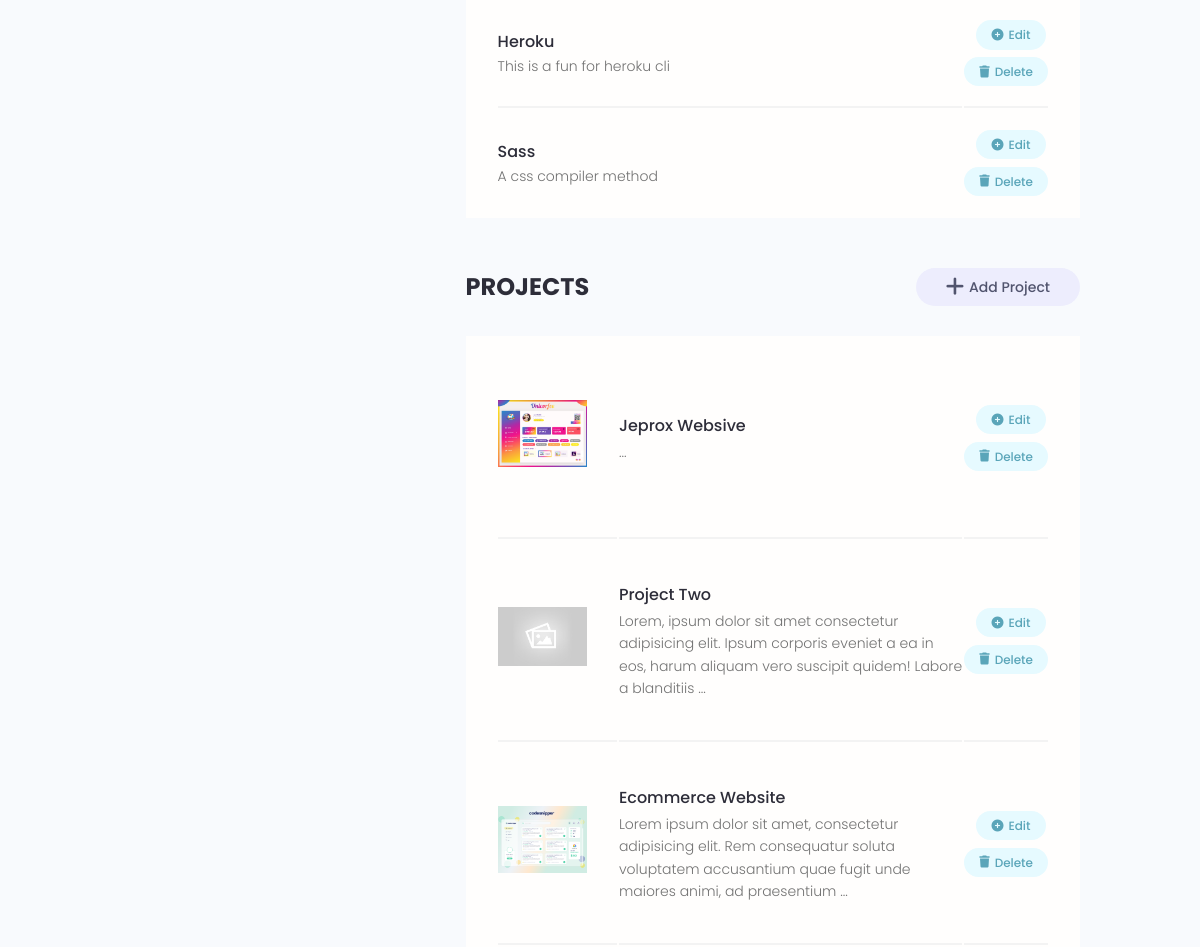
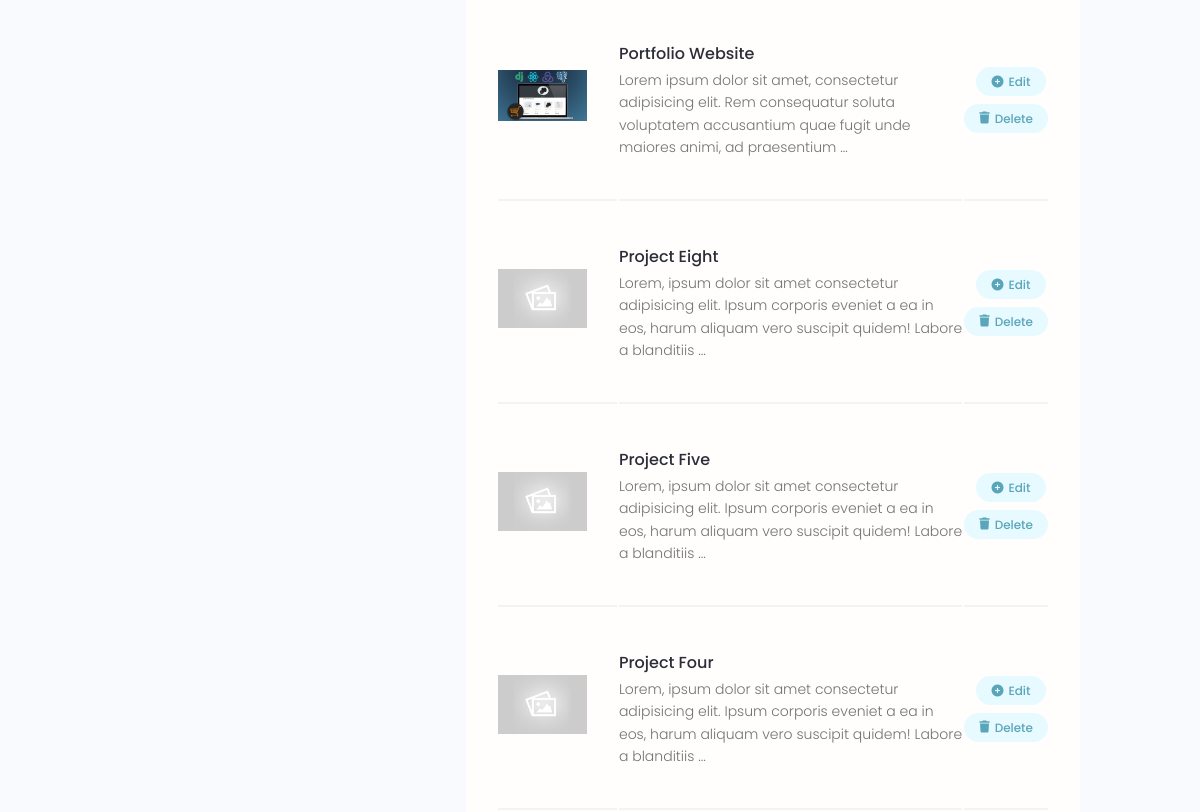
Page /account/ (signed in, middle part) on the earlier database version (2 pictures, top to bottom).
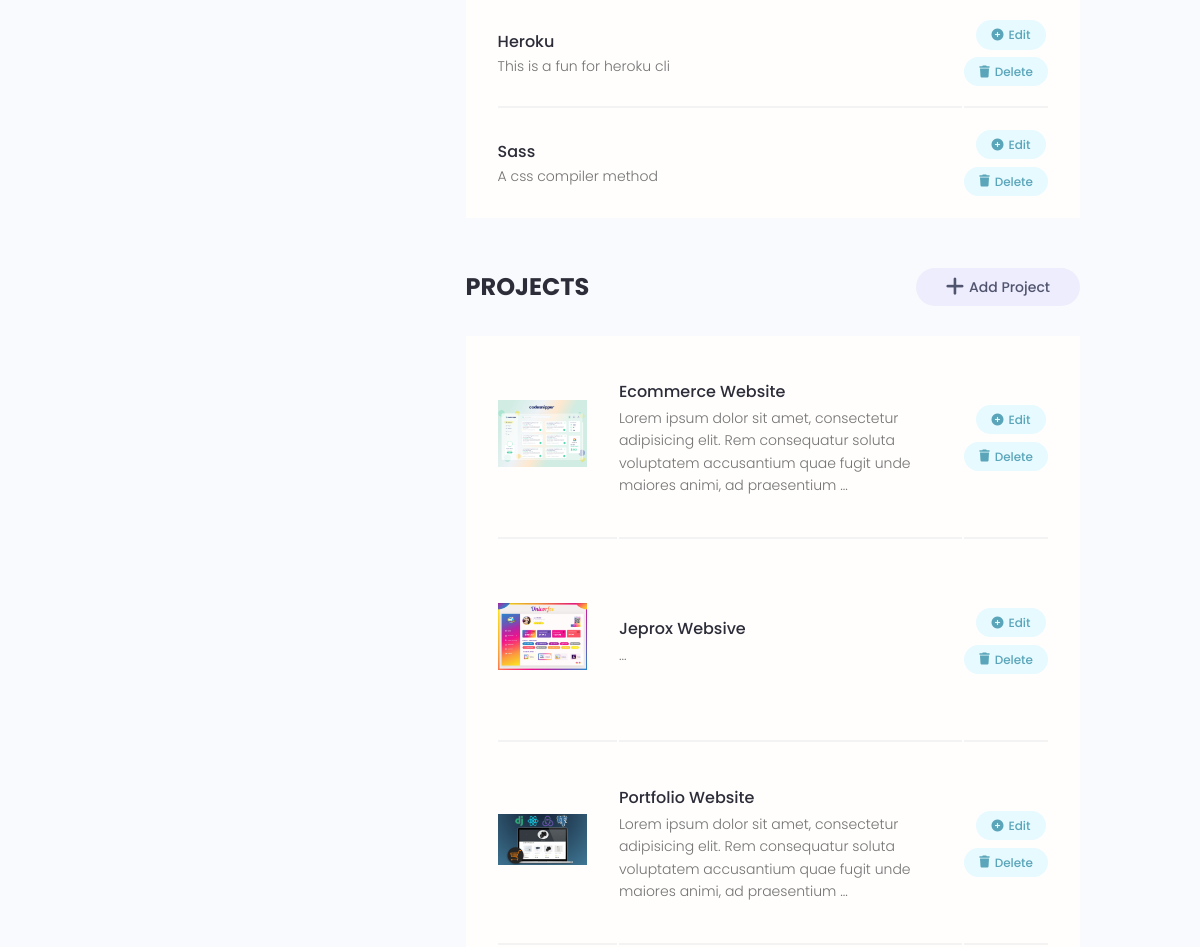
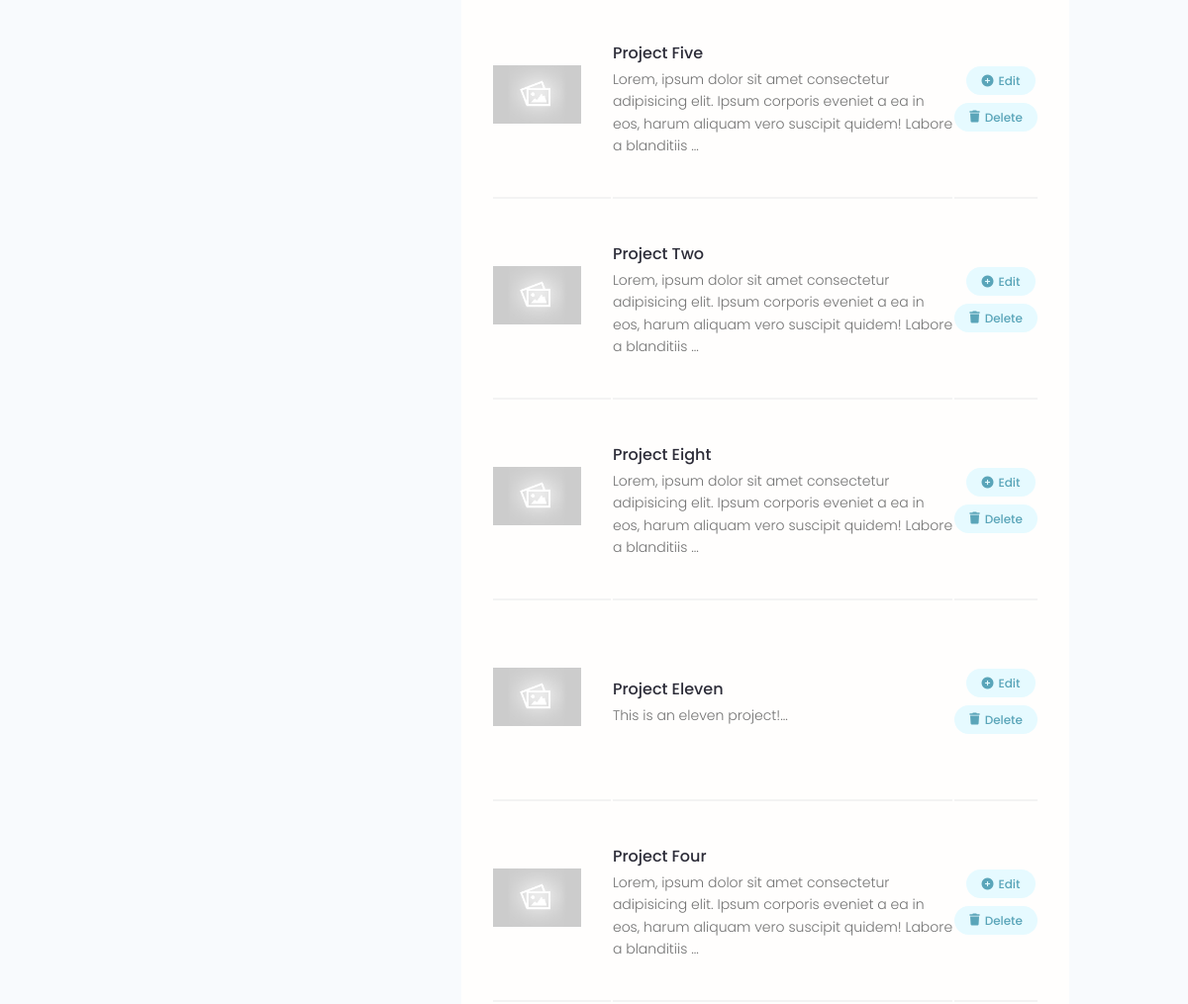
Same page on the later database version (2 pictures, top to bottom).
### users/models.py (models this page shows, shortened)
class Skill(models.Model):
    id = models.UUIDField(default=uuid.uuid4, unique=True,
                          primary_key=True, editable=False)
    owner = models.ForeignKey(
        Profile, on_delete=models.CASCADE, null=True, blank=True)
    name = models.CharField(max_length=200, blank=True, null=True)
    description = models.TextField(blank=True, null=True)
    created = models.DateTimeField(auto_now_add=True)

### projects/models.py (models this page shows, shortened)
class Project(models.Model):
    id = models.UUIDField(default=uuid.uuid4, unique=True,
                          primary_key=True, editable=False)
    owner = models.ForeignKey(
        Profile, null=True, blank=True, on_delete=models.CASCADE)
    title = models.CharField(max_length=200)
    description = models.TextField(null=True, blank=True)
    featured_image = models.ImageField(
        null=True, blank=True, default="default.jpg")
    demo_link = models.CharField(max_length=2000, null=True, blank=True)
    source_link = models.CharField(max_length=2000, null=True, blank=True)
    tags = models.ManyToManyField('Tag', blank=True)
    vote_total = models.IntegerField(default=0, null=True, blank=True)
    vote_ratio = models.IntegerField(default=0, null=True, blank=True)
    created = models.DateTimeField(auto_now_add=True)
    class Meta:
        ordering = ['-vote_ratio', '-vote_total', 'title']
    @property
    def imageURL(self):
        try:
            url = self.featured_image.url
        except:
            url = ''
        return url

### users/views.py (the view)
# urls.py: path('account/', views.userAccount, name="account"),
@login_required(login_url='login')
def userAccount(request):
    profile = request.user.profile
    skills = profile.skill_set.all()
    projects = profile.project_set.all()
    context = {'profile': profile, 'skills': skills, 'projects': projects}
    return render(request, 'users/account.html', context)

### users/models.py (called while the page is built)
    @property
    def imageURL(self):
        try:
            url = self.profile_image.url
        except:
            url = ''
        return url

### users/templates/users/account.html (shortened to what this page needs)
{% extends 'main.html' %}
{% block content %}
<main class="settingsPage profile my-md">
  <div class="container">
    <div class="layout">
      <div class="column column--1of3">
      </div>
      <div class="column column--2of3">
        <table class="settings__table">
          {% for skill in skills %}
          <tr>
            <td class="settings__tableInfo">
              <h4>{{skill.name}}</h4>
              <p>
                {{skill.description}}
              </p>
            </td>
            <td class="settings__tableActions">
              <a class="tag tag--pill tag--main settings__btn" href="{% url 'update-skill' skill.id %}">
                <i class="fa-solid fa-circle-plus mr1"></i>
                Edit
              </a>
              <a class="tag tag--pill tag--main settings__btn" href="{% url 'delete-skill' skill.id %}?next=/account">
                <i class="fa-solid fa-trash mr1"></i>
                Delete
              </a>
            </td>
          </tr>
          {% endfor %}
        </table>
        <div class="settings">
          <h3 class="settings__title">Projects</h3>
          <a class="tag tag--pill tag--sub settings__btn tag--lg" href="{% url 'create-project' %}">
            </i> Add Project</a>
        </div>
        <table class="settings__table">
          {% for project in projects %}
          <tr>
            <td class="settings__thumbnail">
              <a href="{% url 'project' project.id %}">
                <img src="{{project.imageURL}}" alt="{{project.title}}" /></a>
            </td>
            <td class="settings__tableInfo">
              <a href="{% url 'project' project.id %}">{{project.title}}</a>
              <p>
                {{project.description|slice:"150"}}...
              </p>
            </td>
            <td class="settings__tableActions">
              <a class="tag tag--pill tag--main settings__btn" href="{% url 'update-project' project.id %}">
                <i class="fa-solid fa-circle-plus mr1"></i>
                Edit
              </a>
              <a class="tag tag--pill tag--main settings__btn"
                href="{% url 'delete-project' project.id %}?next=/account">
                <i class="fa-solid fa-trash mr1"></i>
                Delete</a>
            </td>
          </tr>
          {% endfor %}
        </table>
      </div>
    </div>
  </div>
</main>
{% endblock %}

### templates/main.html (shortened to what this page needs)
<!DOCTYPE html>
{% load static %}
<html>
<head>
    <link rel="stylesheet" href="https://cdn.iconmonstr.com/1.3.0/css/iconmonstr-iconic-font.min.css" />
    <link rel="stylesheet" href="https://cdnjs.cloudflare.com/ajax/libs/font-awesome/6.4.0/css/all.min.css" />
    <link rel="stylesheet" href="{% static 'uikit/styles/uikit.css' %}" />
    <link rel="stylesheet" href="{% static 'styles/app.css' %}" />
    <link rel="stylesheet" href="{% static 'styles/utilities.css' %}" />
</head>
<body>
    {% block content %}
    {% endblock %}
</body>
</html>

### templates/navbar.html (shortened to what this page needs)
{% load static %}

### static/styles/app.css (style rules this page uses)
:root { --color-sub: #2d2d39; }
img { width: 100%; }
.settings { display: flex; justify-content: space-between; align-items: center; }
.settings__title { font-size: 2.4rem; text-transform: uppercase; font-weight: 700; color: var(--color-sub); }
.settings__table { margin-top: 3rem; margin-bottom: 5rem; padding: 0 3rem; background: var(--color-white); }
.settings__table tr { width: 100%; }
.settings__table tr > td { padding: 2rem 0; }
.settings__table tr:not(:last-child) td { border-bottom: 2px solid var(--color-white-light); }
.settings__thumbnail { width: 23%; min-width: 10rem; }
.settings__thumbnail img { padding-right: 3rem; height: 15rem; object-fit: contain; }
.settings__tableInfo { width: 100%; }
.settings__tableInfo h4, .settings__tableInfo a { padding-right: 1rem; width: auto; font-size: 1.6rem; font-weight: 500; color: var(--color-sub); }
.settings__tableInfo p { font-size: 1.4rem; }
.settings__tableActions { text-align: right; }

### static/styles/utilities.css (style rules this page uses)
.mr1 { margin-right: var(--space-1) }
:root { --space-1: .5rem; --space-2: 1rem; --space-3: 2rem; --space-4: 4rem; }

### static/uikit/styles/modules/_variables.css (style rules this page uses)
:root { --color-main: #5aa5b9; --color-main-light: #e6faff; --color-sub: #3f4156; --color-sub-light: #51546e; --color-sub-lighter: #ededfd; --color-text: #737373; --color-gray: #8b8b8b; --color-light: #e5e7eb; --color-light-gray: #767676; --color-bg: #f8fafd; --color-white: #fffefd; --color-white-light: #f3f3f3; --color-success: #359e64; --color-success-bg: #def8e8; --color-error: #fc4b0b; --color-error-bg: #fff2ee; --font-base: 'Poppins', arial, helvetica, 'Segoe UI', roboto, ubuntu, sans-serif; --font-monospace: 'Fira Code', 'Courier New', courier, monospace; --font-regular: 300; --font-medium: 500; --font-bold: 700; --generic-shadow: 1px 1px 5px #00000010; --generic-transition: all 0.3s ease-in-out; }

### static/uikit/styles/modules/_base.css (style rules this page uses)
* { margin: 0; padding: 0; box-sizing: border-box; text-rendering: optimizeLegibility; color: inherit; font-size: inherit; }
html { font-size: 50%; }
@media only screen and (min-width: 480px) { html { font-size: 56.25%; } }
@media only screen and (min-width: 1200px) { html { font-size: 62.5%; } }
body { line-height: 1.6; font-weight: 400; font-size: 1.5rem; color: var(--color-text); background-color: var(--color-bg); min-height: 100vh; }

### static/uikit/styles/modules/_typography.css (style rules this page uses)
* { font-family: var(--font-base); }
h3 { font-size: 3.2rem; font-weight: var(--font-medium); }
h4 { font-size: 2.8rem; font-weight: var(--font-medium); }
p, span, strong { font-size: 1.6rem; color: var(--color-text); font-weight: var(--font-regular); }
a { padding-bottom: 2px; text-decoration: none; display: inline-block; color: var(--color-main); font-weight: var(--font-medium); }

### static/uikit/styles/modules/_utilities.css (style rules this page uses)
.container { width: 92%; max-width: 165rem; margin: 0 auto; box-sizing: border-box; }
@media screen and (min-width: 1000px) { .container { width: 90%; } }
@media screen and (min-width: 1200px) { .container { width: 80%; } }
.my-md { margin: 3rem auto; }

### static/uikit/styles/modules/_tag.css (style rules this page uses)
.tag { display: inline-flex; align-items: center; background-color: var(--color-sub); height: -webkit-fit-content; height: -moz-fit-content; height: fit-content; width: -webkit-fit-content; width: -moz-fit-content; width: fit-content; border-radius: 0.5rem; padding: 0.5rem 1.5rem; font-size: 1.2rem; cursor: pointer; }
.tag:not(:last-child) { margin-right: 0.25rem; margin-bottom: 0.75rem; }
.tag--pill { border-radius: 5rem; }
.tag--main, .tag--main > small { background: var(--color-main-light); color: var(--color-main); font-weight: 500; }
.tag--sub, .tag--sub > small { background: var(--color-sub-lighter); color: var(--color-sub-light); font-weight: 500; }
.tag--lg { padding: 0.8rem 3rem; font-size: 1.4rem; }

### static/uikit/styles/modules/_layout.css (style rules this page uses)
.layout { display: flex; flex-flow: row wrap; justify-content: space-between; }
.layout > .column { margin-bottom: 3rem; }
.layout > .column.column--1of3 { flex-basis: 30%; }
.layout > .column.column--2of3 { flex-basis: 64%; }

Differences in the rows shown:
changed Project "Ecommerce Website": moves up the list
changed Project "Portfolio Website": moves up the list
changed Project "Project Five": moves up the list
added Project: imageURL (placeholder picture), title "Project Eleven", description "This is an eleven project!"
